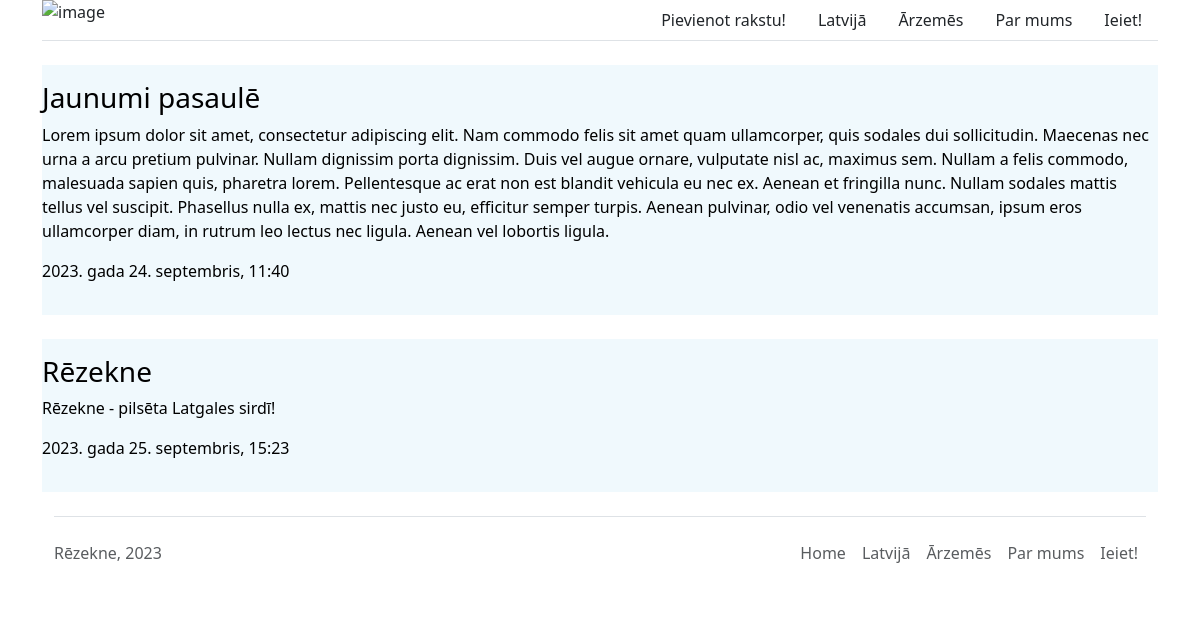
The app's page /, older data.
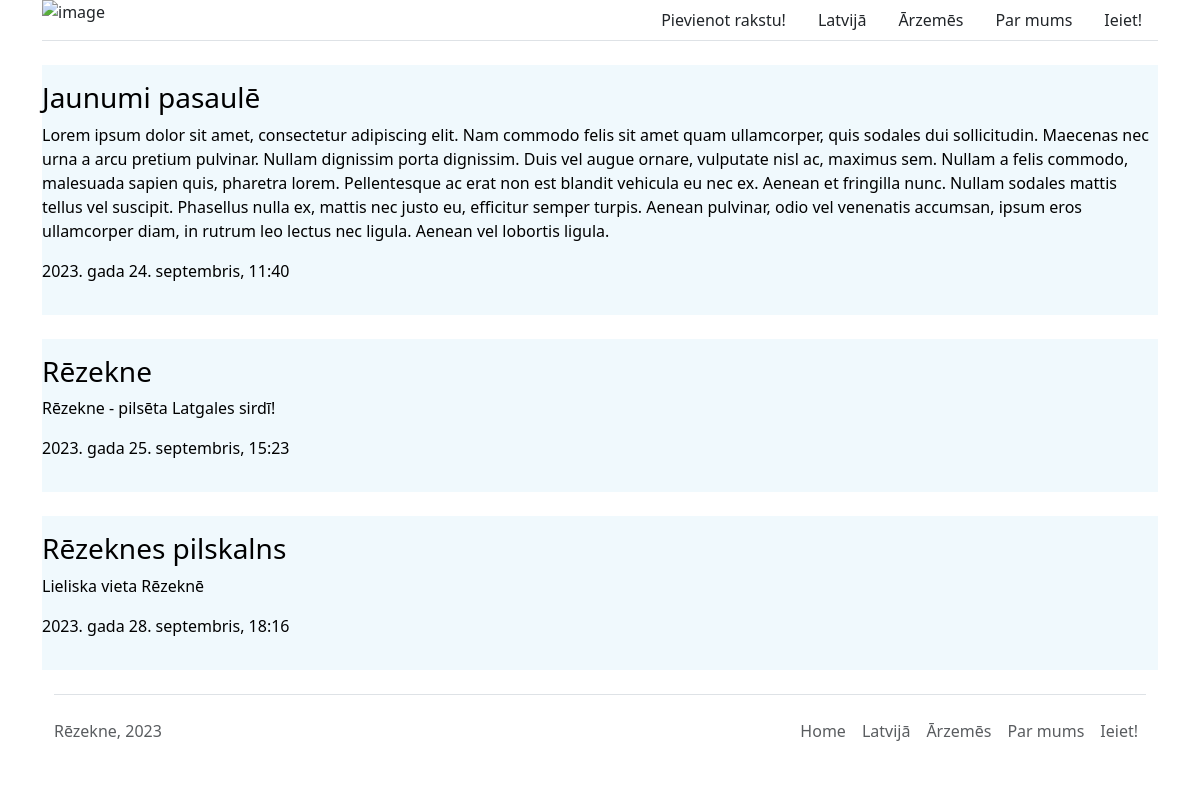
The same page, newer data.
### main/models.py (models this page shows, shortened)
class Article(models.Model):
    title = models.CharField(max_length=30)
    text = models.TextField()
    image = models.ImageField(blank=True)
    category = models.ForeignKey(Category, on_delete=models.CASCADE, blank=True, null=True)
    pub_date = models.DateTimeField(auto_now_add=True, blank=True, null=True)

### main/views.py (the view)
# urls.py: path("", views.index, name="index"),
def index(request):
    return render(request, "startPage.html", {"articles": Article.objects.all()} )

### main/template/startPage.html (shortened to what this page needs)
{% extends 'base.html' %}
{% block content %}
    {% for article in articles %}
   <div class="article-item py-3 mb-4" style="background-color: rgb(240, 249, 253);">
    <a href="{% url 'article' article.id %}" class="article-link">
        <h3>{{ article.title }}</h3>
        <p>{{article.text}}</p>
        <p>{{ article.pub_date }}</p>
    </a>
   </div>
    {% endfor %}
{% endblock content %}

Row changes from the older to the newer data that the page shows:
added Article: title "Rēzeknes pilskalns", text "Lieliska vieta Rēzeknē", pub_date "2023. gada 28. septembris, 18:16"
